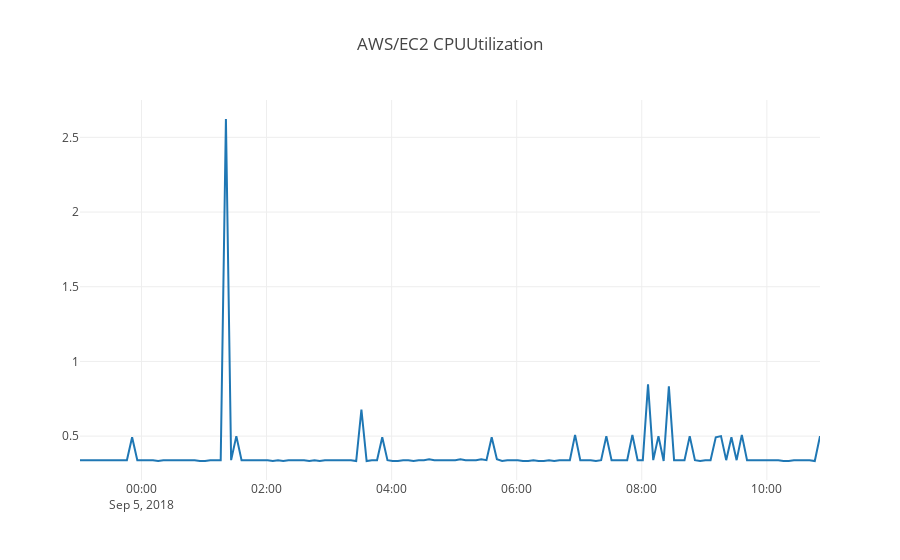

The code cell stored with this chart in its notebook:
### Markdown cell above
## Plot Cloudwatch Metrics

Documentation: http://docs.nurtch.com/en/latest/rubix-library/aws/cloudwatch.html#plot_metric

### Code cell
from rubix.aws.cloudwatch import plot_metric

%env AWS_ACCESS_KEY_ID=AKIAINMMRLQSXIOLPDJA
%env AWS_SECRET_ACCESS_KEY=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
%env AWS_REGION=us-east-1

# Maximum CPU Utilization for a given EC2 instance
# Hit play button above to see the graph
plot_metric(namespace='AWS/EC2',
      metric_name='CPUUtilization',
      dimensions=[{'Name':'InstanceId', 'Value': 'i-09381ae2a6228a1c7'}],
      statistics='Maximum')

### Figure 1 — Plotly figure (JSON) as saved in the notebook; plotly's stock layout.template omitted (floating-point values rounded to 4 significant figures; data arrays with more than 128 entries replaced by an {"elided": "..."} marker saying what was removed)
{"data": [{"name": "AWS/EC2 CPUUtilization", "type": "scatter", "x": {"elided": "143 str values"}, "y": {"elided": "143 float values"}}], "layout": {"shapes": [], "title": "AWS/EC2 CPUUtilization"}}
